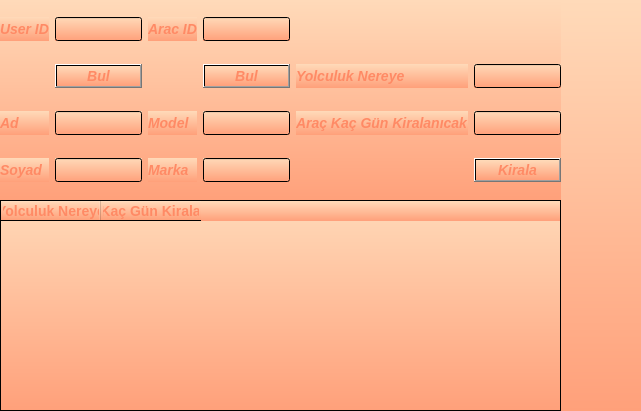
<?xml version="1.0" encoding="UTF-8"?>
<ui version="4.0">
 <class>Form</class>
 <widget class="QWidget" name="Form">
  <property name="geometry">
   <rect>
    <x>0</x>
    <y>0</y>
    <width>641</width>
    <height>411</height>
   </rect>
  </property>
  <property name="windowTitle">
   <string>Form</string>
  </property>
  <property name="styleSheet">
   <string notr="true">background-color: rgb(93, 93, 93);background: qlineargradient(x1:0, y1:0, x2:0, y2:1, stop:0 #FFDAB9, stop:1 #FFA07A);
color: #FF8A65;
font-weight:800;
font-size:14px;</string>
  </property>
  <widget class="QWidget" name="gridLayoutWidget">
   <property name="geometry">
    <rect>
     <x>0</x>
     <y>0</y>
     <width>561</width>
     <height>201</height>
    </rect>
   </property>
   <layout class="QGridLayout" name="gridLayout">
    <item row="0" column="2">
     <widget class="QLabel" name="label_2">
      <property name="font">
       <font>
        <pointsize>-1</pointsize>
        <italic>true</italic>
        <bold>true</bold>
       </font>
      </property>
      <property name="text">
       <string>Arac ID</string>
      </property>
     </widget>
    </item>
    <item row="2" column="4">
     <widget class="QLineEdit" name="lineEdit_model">
      <property name="enabled">
       <bool>false</bool>
      </property>
     </widget>
    </item>
    <item row="2" column="1">
     <widget class="QLineEdit" name="lineEdit_ad">
      <property name="enabled">
       <bool>false</bool>
      </property>
     </widget>
    </item>
    <item row="0" column="1">
     <widget class="QLineEdit" name="lineEdit_id"/>
    </item>
    <item row="2" column="0">
     <widget class="QLabel" name="label_5">
      <property name="font">
       <font>
        <pointsize>-1</pointsize>
        <italic>true</italic>
        <bold>true</bold>
       </font>
      </property>
      <property name="text">
       <string>Ad</string>
      </property>
     </widget>
    </item>
    <item row="3" column="1">
     <widget class="QLineEdit" name="lineEdit_soyad">
      <property name="enabled">
       <bool>false</bool>
      </property>
     </widget>
    </item>
    <item row="3" column="2">
     <widget class="QLabel" name="label_8">
      <property name="font">
       <font>
        <pointsize>-1</pointsize>
        <italic>true</italic>
        <bold>true</bold>
       </font>
      </property>
      <property name="text">
       <string>Marka</string>
      </property>
     </widget>
    </item>
    <item row="0" column="0">
     <widget class="QLabel" name="label">
      <property name="font">
       <font>
        <pointsize>-1</pointsize>
        <italic>true</italic>
        <bold>true</bold>
       </font>
      </property>
      <property name="text">
       <string>User ID</string>
      </property>
     </widget>
    </item>
    <item row="0" column="4">
     <widget class="QLineEdit" name="lineEdit_aracid"/>
    </item>
    <item row="2" column="2">
     <widget class="QLabel" name="label_7">
      <property name="font">
       <font>
        <pointsize>-1</pointsize>
        <italic>true</italic>
        <bold>true</bold>
       </font>
      </property>
      <property name="text">
       <string>Model</string>
      </property>
     </widget>
    </item>
    <item row="3" column="0">
     <widget class="QLabel" name="label_6">
      <property name="font">
       <font>
        <pointsize>-1</pointsize>
        <italic>true</italic>
        <bold>true</bold>
       </font>
      </property>
      <property name="text">
       <string>Soyad</string>
      </property>
     </widget>
    </item>
    <item row="1" column="1">
     <widget class="QPushButton" name="pushButton_2">
      <property name="font">
       <font>
        <pointsize>-1</pointsize>
        <italic>true</italic>
        <bold>true</bold>
       </font>
      </property>
      <property name="text">
       <string>Bul</string>
      </property>
     </widget>
    </item>
    <item row="1" column="4">
     <widget class="QPushButton" name="pushButton">
      <property name="font">
       <font>
        <pointsize>-1</pointsize>
        <italic>true</italic>
        <bold>true</bold>
       </font>
      </property>
      <property name="text">
       <string>Bul</string>
      </property>
     </widget>
    </item>
    <item row="3" column="4">
     <widget class="QLineEdit" name="lineEdit_marka">
      <property name="enabled">
       <bool>false</bool>
      </property>
     </widget>
    </item>
    <item row="1" column="5">
     <widget class="QLabel" name="label_3">
      <property name="font">
       <font>
        <pointsize>-1</pointsize>
        <italic>true</italic>
        <bold>true</bold>
       </font>
      </property>
      <property name="text">
       <string>Yolculuk Nereye</string>
      </property>
     </widget>
    </item>
    <item row="2" column="5">
     <widget class="QLabel" name="label_4">
      <property name="font">
       <font>
        <pointsize>-1</pointsize>
        <italic>true</italic>
        <bold>true</bold>
       </font>
      </property>
      <property name="text">
       <string>Araç Kaç Gün Kiralanıcak</string>
      </property>
     </widget>
    </item>
    <item row="1" column="6">
     <widget class="QLineEdit" name="lineEdit_2"/>
    </item>
    <item row="2" column="6">
     <widget class="QLineEdit" name="kira"/>
    </item>
    <item row="3" column="6">
     <widget class="QPushButton" name="pushButton_kirala">
      <property name="font">
       <font>
        <pointsize>-1</pointsize>
        <italic>true</italic>
        <bold>true</bold>
       </font>
      </property>
      <property name="text">
       <string>Kirala</string>
      </property>
     </widget>
    </item>
   </layout>
  </widget>
  <widget class="QTableWidget" name="tableWidget">
   <property name="geometry">
    <rect>
     <x>0</x>
     <y>200</y>
     <width>561</width>
     <height>211</height>
    </rect>
   </property>
   <column>
    <property name="text">
     <string>Yolculuk Nereye</string>
    </property>
   </column>
   <column>
    <property name="text">
     <string>Araç Kaç Gün Kiralanıcak</string>
    </property>
   </column>
  </widget>
 </widget>
 <resources/>
 <connections/>
</ui>
